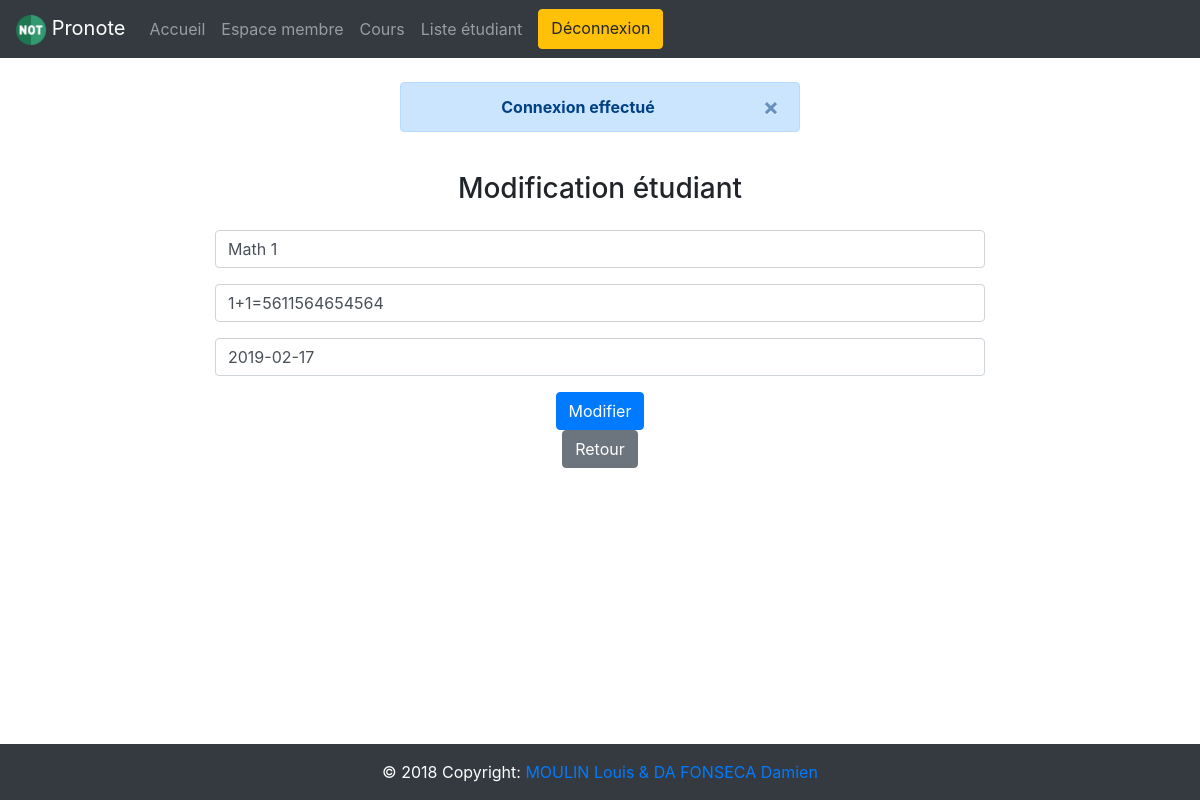
The app's page /vue/cours/modifier-cours.php?id_cours=3 (signed in) with its own data.
### tables this page shows
CREATE TABLE IF NOT EXISTS `cours` (
  `id_cours` int(10) unsigned NOT NULL AUTO_INCREMENT,
  `id_classe` int(10) unsigned NOT NULL,
  `id_profs` int(10) unsigned NOT NULL,
  `titre` varchar(30) NOT NULL,
  `texte` text NOT NULL,
  `date_cours` varchar(10) NOT NULL,
  PRIMARY KEY (`id_cours`),
  KEY `id_classe` (`id_classe`),
  KEY `id_profs` (`id_profs`)
);

### APP/cours/cours_management.php (called while the page is built, shortened)
<?php
require_once($_SERVER["DOCUMENT_ROOT"].'/pronote/APP/pronote_management.php');
require_once($_SERVER["DOCUMENT_ROOT"].'/pronote/APP/connexionpdo.php');
Class cours_management extends pronote_management {
    public function getCours($id_cours) {
        $pdo=new connexionpdo();
        $prepare=$pdo->pdo_start()->prepare("SELECT * FROM cours WHERE id_cours=?");
        $prepare->execute([
            $id_cours
        ]);
        $result=$prepare->fetch();
        return $result;
    }
}

### APP/connexionpdo.php (called while the page is built, shortened)
<?php
Class connexionpdo {
    public function __construct($sql = ["localhost", "pronote", "root", null])
    {
        try {
            $this->bdd = new PDO("mysql:host={$sql[0]};dbname={$sql[1]}", $sql[2], $sql[3]);
        } catch (Exception $e) {
            die('Erreur : ' . $e->getMessage());
        }
    }
    public function pdo_start() {
        return $this->bdd;
    }
}

### vue/cours/modifier-cours.php (the view, shortened to what this page needs)
<?php
include($_SERVER["DOCUMENT_ROOT"].'/pronote/APP/include/header.php');
require_once($_SERVER["DOCUMENT_ROOT"].'/pronote/APP/cours/cours_management.php');
require_once($_SERVER["DOCUMENT_ROOT"].'/pronote/APP/pronote_management.php');
if(empty($_COOKIE['user']) || $_COOKIE['poste'] == 'ETU') {
    $erreur = new pronote_management();
    $erreur->setMessage('Vous n\'avez pas accès a cette page','index.php');
}else{
if(isset($_GET['id_cours'])) {
    $value=new cours_management();
    $result = $value->getCours($_GET['id_cours']);
}
?>
<div class="offset-2 col-md-8 col-xs-2">
    <div class="form-area text-center">
        <form id="form-contact" method="POST" action="/pronote/traitement/cours/modificationcours-traitement.php">
            <br>
            <h3 style="margin-bottom: 25px; text-align: center;">Modification étudiant</h3>
            <div class="form-group">
                <input type="text" name="titre" class="form-control" value="<?php echo $result['titre']; ?>">
            </div>
            <div class="form-group">
                <input type="text" name="texte" class="form-control" value="<?php echo $result['texte']; ?>">
            </div>
            <div class="form-group">
                <input type="text" name="date_cours" class="form-control" value="<?php echo $result['date_cours']; ?>">
            </div>
            <button type="submit" id="submit" name="submit" class="btn btn-primary">Modifier</button>
        </form>
        <form>
            <input class="btn btn-secondary" type="button" value="Retour" onclick="history.go(-1)">
        </form>
    </div>
</div>
<?php
include($_SERVER["DOCUMENT_ROOT"].'/pronote/APP/include/footer.php');}
?>

### records on screen
cours: titre "Math 1", texte "1+1=5611564654564", date_cours "2019-02-17"

### other values on screen
$_SESSION['message'] "Connexion effectué"
